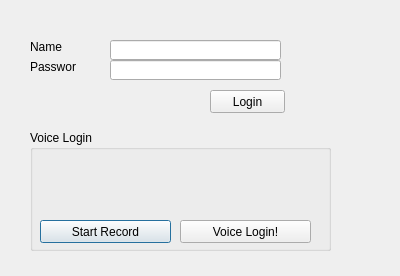
<?xml version="1.0" encoding="UTF-8"?>
<ui version="4.0">
 <class>Dialog</class>
 <widget class="QDialog" name="Dialog">
  <property name="geometry">
   <rect>
    <x>0</x>
    <y>0</y>
    <width>400</width>
    <height>276</height>
   </rect>
  </property>
  <property name="windowTitle">
   <string>Login</string>
  </property>
  <widget class="QLabel" name="label">
   <property name="geometry">
    <rect>
     <x>30</x>
     <y>40</y>
     <width>46</width>
     <height>13</height>
    </rect>
   </property>
   <property name="text">
    <string>Name</string>
   </property>
  </widget>
  <widget class="QLineEdit" name="user">
   <property name="geometry">
    <rect>
     <x>110</x>
     <y>40</y>
     <width>171</width>
     <height>20</height>
    </rect>
   </property>
  </widget>
  <widget class="QLabel" name="label_2">
   <property name="geometry">
    <rect>
     <x>30</x>
     <y>60</y>
     <width>46</width>
     <height>13</height>
    </rect>
   </property>
   <property name="text">
    <string>Password</string>
   </property>
  </widget>
  <widget class="QLineEdit" name="password">
   <property name="geometry">
    <rect>
     <x>110</x>
     <y>60</y>
     <width>171</width>
     <height>20</height>
    </rect>
   </property>
  </widget>
  <widget class="QGroupBox" name="groupBox">
   <property name="geometry">
    <rect>
     <x>30</x>
     <y>130</y>
     <width>301</width>
     <height>121</height>
    </rect>
   </property>
   <property name="title">
    <string>Voice Login</string>
   </property>
   <widget class="QPushButton" name="start_record">
    <property name="geometry">
     <rect>
      <x>10</x>
      <y>90</y>
      <width>131</width>
      <height>23</height>
     </rect>
    </property>
    <property name="text">
     <string>Start Record</string>
    </property>
   </widget>
   <widget class="QPushButton" name="voice_login">
    <property name="geometry">
     <rect>
      <x>150</x>
      <y>90</y>
      <width>131</width>
      <height>23</height>
     </rect>
    </property>
    <property name="text">
     <string>Voice Login!</string>
    </property>
   </widget>
   <widget class="QLabel" name="Animation">
    <property name="geometry">
     <rect>
      <x>120</x>
      <y>20</y>
      <width>61</width>
      <height>61</height>
     </rect>
    </property>
    <property name="sizePolicy">
     <sizepolicy hsizetype="Fixed" vsizetype="Fixed">
      <horstretch>0</horstretch>
      <verstretch>0</verstretch>
     </sizepolicy>
    </property>
    <property name="text">
     <string/>
    </property>
   </widget>
  </widget>
  <widget class="QPushButton" name="pushButton">
   <property name="geometry">
    <rect>
     <x>210</x>
     <y>90</y>
     <width>75</width>
     <height>23</height>
    </rect>
   </property>
   <property name="text">
    <string>Login</string>
   </property>
  </widget>
  <widget class="QLabel" name="lblstatus">
   <property name="geometry">
    <rect>
     <x>60</x>
     <y>10</y>
     <width>241</width>
     <height>20</height>
    </rect>
   </property>
   <property name="text">
    <string/>
   </property>
  </widget>
 </widget>
 <resources/>
 <connections/>
</ui>
